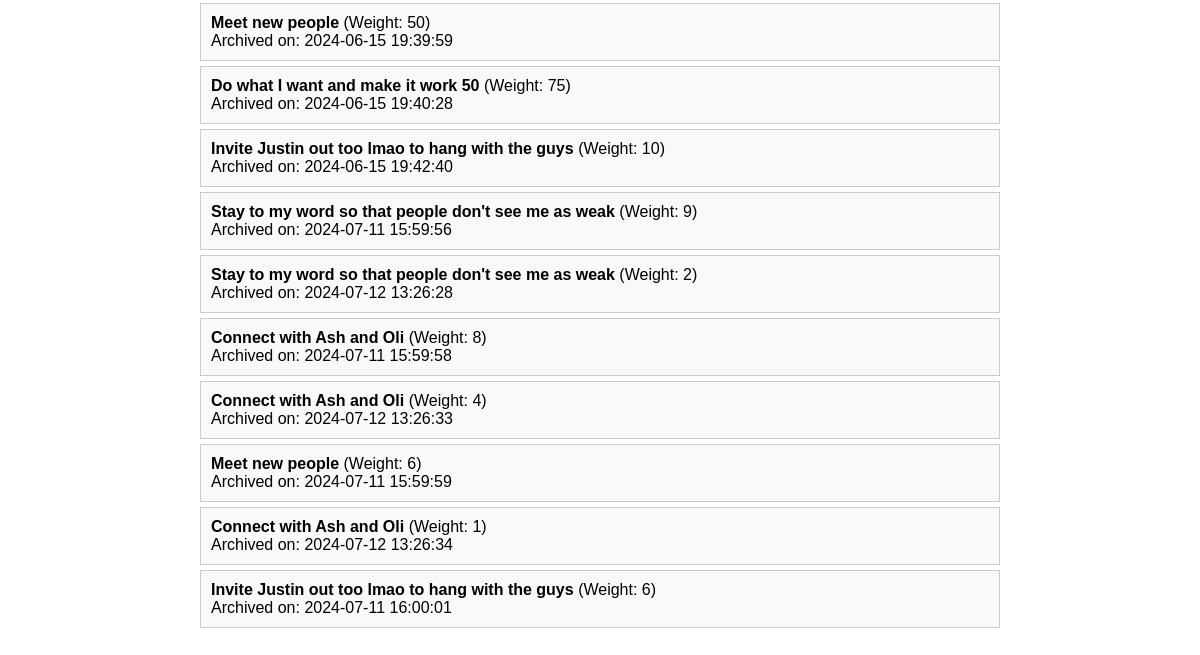
The page /archived (lower part) on the database as committed earlier.
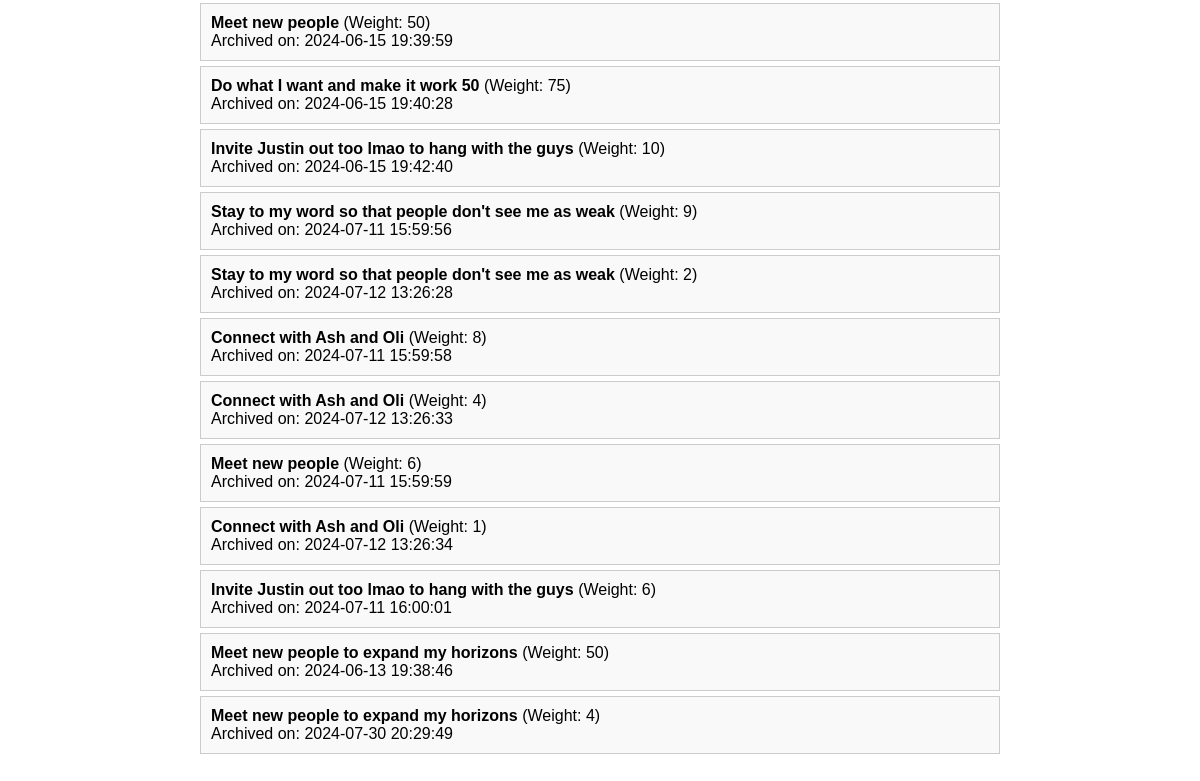
The same page on the database as committed later.
### tables this page shows
CREATE TABLE archived_goals (
            id INTEGER PRIMARY KEY,
            name TEXT NOT NULL,
            weight INTEGER NOT NULL,
            timestamp TEXT NOT NULL
        );

### application.py (the view)
@app.route('/archived')
def archived():
    archived_goals = get_archived_goals()
    return render_template('archived.html', archived_goals=archived_goals)

### application.py (called while the page is built)
def get_archived_goals():
    conn = sqlite3.connect('database.db')  # Connect to the main database
    c = conn.cursor()
    c.execute('SELECT * FROM archived_goals')  # Make sure 'archived_goals' is the correct table name
    archived_goals = c.fetchall()
    conn.close()
    return archived_goals

### templates/archived.html (shortened to what this page needs)
<!DOCTYPE html>
<html>
<head>
</head>
<body>
    <div class="container">
        <ul>
            {% for goal in archived_goals %}
                <li>
                    <strong>{{ goal[1] }}</strong> (Weight: {{ goal[2] }}) <br>
                    Archived on: {{ goal[3] }}
                </li>
            {% endfor %}
        </ul>
    </div>
</body>
</html>

### templates/archived.html (style rules this page uses)
body { font-family: Arial, sans-serif; padding: 20px; display: flex; flex-direction: column; align-items: center; }
.container { max-width: 800px; width: 100%; }
ul { list-style-type: none; padding: 0; }

Rows that differ between the two databases and show on the page:
added archived_goals: name "Meet new people to expand my horizons", weight "50", timestamp "2024-06-13 19:38:46"
added archived_goals: name "Meet new people to expand my horizons", weight "4", timestamp "2024-07-30 20:29:49"
